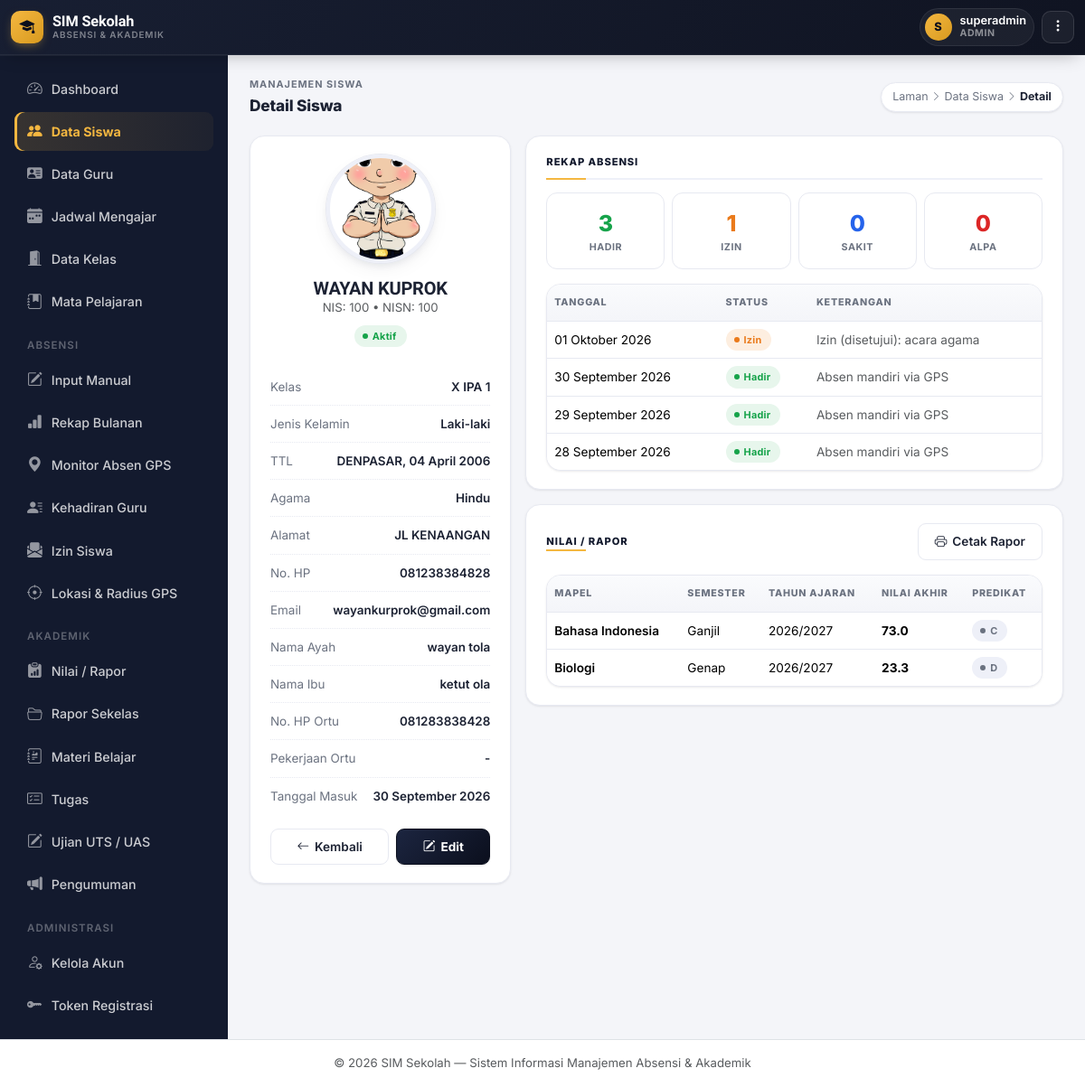
Page /siswa/detail.php?id=1 (signed in) on the committed database.
### tables this page shows
CREATE TABLE `siswa` (
  `id` int NOT NULL,
  `nis` varchar(20) NOT NULL,
  `nisn` varchar(20) DEFAULT NULL,
  `nama_lengkap` varchar(100) NOT NULL,
  `jenis_kelamin` enum('L','P') NOT NULL,
  `tempat_lahir` varchar(50) DEFAULT NULL,
  `tanggal_lahir` date DEFAULT NULL,
  `agama` varchar(30) DEFAULT NULL,
  `alamat` text,
  `no_hp` varchar(20) DEFAULT NULL,
  `email` varchar(100) DEFAULT NULL,
  `nama_ayah` varchar(100) DEFAULT NULL,
  `nama_ibu` varchar(100) DEFAULT NULL,
  `no_hp_ortu` varchar(20) DEFAULT NULL,
  `pekerjaan_ortu` varchar(50) DEFAULT NULL,
  `foto` varchar(255) DEFAULT NULL,
  `kelas_id` int DEFAULT NULL,
  `status` enum('Aktif','Pindah','Lulus','Keluar') DEFAULT 'Aktif',
  `tanggal_masuk` date DEFAULT NULL,
  `created_at` timestamp NULL DEFAULT CURRENT_TIMESTAMP
);

CREATE TABLE `kelas` (
  `id` int NOT NULL,
  `nama_kelas` varchar(50) NOT NULL,
  `tingkat` varchar(10) NOT NULL,
  `jurusan` varchar(50) DEFAULT NULL,
  `wali_kelas` varchar(100) DEFAULT NULL,
  `wali_kelas_user_id` int DEFAULT NULL,
  `tahun_ajaran` varchar(20) NOT NULL,
  `created_at` timestamp NULL DEFAULT CURRENT_TIMESTAMP
);

CREATE TABLE `absensi` (
  `id` int NOT NULL,
  `siswa_id` int NOT NULL,
  `kelas_id` int NOT NULL,
  `tanggal` date NOT NULL,
  `status` enum('Hadir','Izin','Sakit','Alpa') NOT NULL DEFAULT 'Hadir',
  `jam_pulang` time DEFAULT NULL,
  `latitude_pulang` decimal(10,7) DEFAULT NULL,
  `longitude_pulang` decimal(10,7) DEFAULT NULL,
  `keterangan` varchar(255) DEFAULT NULL,
  `input_oleh` varchar(100) DEFAULT NULL,
  `created_at` timestamp NULL DEFAULT CURRENT_TIMESTAMP,
  `jarak_pulang_meter` decimal(10,2) DEFAULT NULL
);

CREATE TABLE `nilai` (
  `id` int NOT NULL,
  `siswa_id` int NOT NULL,
  `mapel_id` int NOT NULL,
  `semester` enum('Ganjil','Genap') NOT NULL,
  `tahun_ajaran` varchar(20) NOT NULL,
  `nilai_tugas` decimal(5,2) DEFAULT '0.00',
  `nilai_uts` decimal(5,2) DEFAULT '0.00',
  `nilai_uas` decimal(5,2) DEFAULT '0.00',
  `nilai_akhir` decimal(5,2) DEFAULT '0.00',
  `predikat` varchar(5) DEFAULT NULL,
  `catatan` varchar(255) DEFAULT NULL,
  `created_at` timestamp NULL DEFAULT CURRENT_TIMESTAMP
);

CREATE TABLE `mata_pelajaran` (
  `id` int NOT NULL,
  `kode_mapel` varchar(20) DEFAULT NULL,
  `nama_mapel` varchar(100) NOT NULL,
  `kkm` int DEFAULT '75'
);

### includes/functions.php (called while the page is built, shortened)
<?php
function clean($str) {
    return htmlspecialchars(trim($str ?? ''), ENT_QUOTES, 'UTF-8');
}
function formatTanggalIndo($tanggal) {
    $bulan = ['01'=>'Januari','02'=>'Februari','03'=>'Maret','04'=>'April','05'=>'Mei','06'=>'Juni',
              '07'=>'Juli','08'=>'Agustus','09'=>'September','10'=>'Oktober','11'=>'November','12'=>'Desember'];
    $d = date('d', strtotime($tanggal));
    $m = date('m', strtotime($tanggal));
    $y = date('Y', strtotime($tanggal));
    return "{$d} {$bulan[$m]} {$y}";
}

### includes/auth.php (called while the page is built, shortened)
<?php
require_once __DIR__ . '/functions.php';
function currentUser() {
    return [
        'id'       => $_SESSION['user_id'] ?? null,
        'nama'     => $_SESSION['user_nama'] ?? '',
        'role'     => $_SESSION['user_role'] ?? '',
        'siswa_id' => $_SESSION['user_siswa_id'] ?? null,
    ];
}

### siswa/detail.php (the view, shortened to what this page needs)
<?php
require_once __DIR__ . '/../includes/auth.php';
$id = (int)($_GET['id'] ?? 0);
$stmt = $pdo->prepare("SELECT s.*, k.nama_kelas FROM siswa s LEFT JOIN kelas k ON s.kelas_id = k.id WHERE s.id = ?");
$stmt->execute([$id]);
$siswa = $stmt->fetch();
$stmt = $pdo->prepare("SELECT status, COUNT(*) c FROM absensi WHERE siswa_id = ? GROUP BY status");
$stmt->execute([$id]);
$rekapAbsen = ['Hadir'=>0,'Izin'=>0,'Sakit'=>0,'Alpa'=>0];
foreach ($stmt->fetchAll() as $r) { $rekapAbsen[$r['status']] = $r['c']; }
$stmt = $pdo->prepare("SELECT * FROM absensi WHERE siswa_id = ? ORDER BY tanggal DESC LIMIT 10");
$stmt->execute([$id]);
$riwayatAbsen = $stmt->fetchAll();
$stmt = $pdo->prepare("
    SELECT n.*, m.nama_mapel FROM nilai n
    JOIN mata_pelajaran m ON n.mapel_id = m.id
    WHERE n.siswa_id = ?
    ORDER BY n.tahun_ajaran DESC, n.semester, m.nama_mapel
");
$stmt->execute([$id]);
$nilaiList = $stmt->fetchAll();
include __DIR__ . '/../includes/header.php';
?>
<div class="gv-topline">
  <div class="gv-title">
    <small>Manajemen Siswa</small>
    Detail Siswa
  </div>
  <span class="gv-crumb"><a href="<?= BASE_URL ?>/index.php">Laman</a> <i class="bi bi-chevron-right small"></i> <a href="list.php">Data Siswa</a> <i class="bi bi-chevron-right small"></i> <b>Detail</b></span>
</div>
<div class="row g-3">
  <div class="col-lg-4">
    <div class="gv-card text-center">
      <img src="<?= !empty($siswa['foto']) ? BASE_URL.'/uploads/foto_siswa/'.clean($siswa['foto']) : 'https://ui-avatars.com/api/?size=200&name='.urlencode($siswa['nama_lengkap']) ?>" class="gv-profile-photo mx-auto mb-3">
      <h5 class="fw-bold mb-0"><?= clean($siswa['nama_lengkap']) ?></h5>
      <div class="text-muted small mb-2">NIS: <?= clean($siswa['nis']) ?> <?= $siswa['nisn'] ? '&bull; NISN: '.clean($siswa['nisn']) : '' ?></div>
      <span class="gv-pill <?= $siswa['status']==='Aktif' ? 'good' : 'neutral' ?> mb-3"><?= clean($siswa['status']) ?></span>
      <div class="text-start mt-2">
        <div class="gv-info-row"><span class="k">Kelas</span><span class="v"><?= clean($siswa['nama_kelas'] ?? '-') ?></span></div>
        <div class="gv-info-row"><span class="k">Jenis Kelamin</span><span class="v"><?= $siswa['jenis_kelamin']==='L'?'Laki-laki':'Perempuan' ?></span></div>
        <div class="gv-info-row"><span class="k">TTL</span><span class="v"><?= clean($siswa['tempat_lahir'] ?: '-') ?>, <?= formatTanggalIndo($siswa['tanggal_lahir']) ?></span></div>
        <div class="gv-info-row"><span class="k">Agama</span><span class="v"><?= clean($siswa['agama'] ?: '-') ?></span></div>
        <div class="gv-info-row"><span class="k">Alamat</span><span class="v"><?= nl2br(clean($siswa['alamat'] ?: '-')) ?></span></div>
        <div class="gv-info-row"><span class="k">No. HP</span><span class="v"><?= clean($siswa['no_hp'] ?: '-') ?></span></div>
        <div class="gv-info-row"><span class="k">Email</span><span class="v"><?= clean($siswa['email'] ?: '-') ?></span></div>
        <div class="gv-info-row"><span class="k">Nama Ayah</span><span class="v"><?= clean($siswa['nama_ayah'] ?: '-') ?></span></div>
        <div class="gv-info-row"><span class="k">Nama Ibu</span><span class="v"><?= clean($siswa['nama_ibu'] ?: '-') ?></span></div>
        <div class="gv-info-row"><span class="k">No. HP Ortu</span><span class="v"><?= clean($siswa['no_hp_ortu'] ?: '-') ?></span></div>
        <div class="gv-info-row"><span class="k">Pekerjaan Ortu</span><span class="v"><?= clean($siswa['pekerjaan_ortu'] ?: '-') ?></span></div>
        <div class="gv-info-row"><span class="k">Tanggal Masuk</span><span class="v"><?= formatTanggalIndo($siswa['tanggal_masuk']) ?></span></div>
      </div>
      <div class="d-flex gap-2 mt-3">
        <a href="list.php" class="gv-btn-outline flex-grow-1"><i class="bi bi-arrow-left"></i> Kembali</a>
        <?php if (currentUser()['role'] !== 'wali_kelas'): ?>
        <a href="edit.php?id=<?= $siswa['id'] ?>" class="gv-btn flex-grow-1"><i class="bi bi-pencil-square"></i> Edit</a>
        <?php endif; ?>
      </div>
    </div>
  </div>
  <div class="col-lg-8">
    <div class="gv-card mb-3">
      <div class="gv-section-label">Rekap Absensi</div>
      <div class="row g-2 mb-3">
        <div class="col-3"><div class="gv-mini-stat"><div class="num" style="color:var(--good);"><?= $rekapAbsen['Hadir'] ?></div><div class="lbl">Hadir</div></div></div>
        <div class="col-3"><div class="gv-mini-stat"><div class="num" style="color:var(--warn);"><?= $rekapAbsen['Izin'] ?></div><div class="lbl">Izin</div></div></div>
        <div class="col-3"><div class="gv-mini-stat"><div class="num" style="color:var(--info);"><?= $rekapAbsen['Sakit'] ?></div><div class="lbl">Sakit</div></div></div>
        <div class="col-3"><div class="gv-mini-stat"><div class="num" style="color:var(--bad);"><?= $rekapAbsen['Alpa'] ?></div><div class="lbl">Alpa</div></div></div>
      </div>
      <div class="gv-table-wrap">
        <div class="table-responsive">
          <table class="table mb-0 gv-table-desktop">
            <thead><tr><th>Tanggal</th><th>Status</th><th>Keterangan</th></tr></thead>
            <tbody>
              <?php foreach ($riwayatAbsen as $a):
                $pillMap = ['Hadir'=>'good','Izin'=>'warn','Sakit'=>'info','Alpa'=>'bad'];
              ?>
              <tr>
                <td><?= formatTanggalIndo($a['tanggal']) ?></td>
                <td><span class="gv-pill <?= $pillMap[$a['status']] ?? 'neutral' ?>"><?= clean($a['status']) ?></span></td>
                <td class="text-muted"><?= clean($a['keterangan'] ?: '-') ?></td>
              </tr>
              <?php endforeach; ?>
            </tbody>
          </table>
        </div>
      </div>
    </div>
    <div class="gv-card">
      <div class="d-flex justify-content-between align-items-center">
        <div class="gv-section-label mb-0" style="border-bottom:none; padding-bottom:0;">Nilai / Rapor</div>
        <a href="<?= BASE_URL ?>/nilai/rapor.php?siswa_id=<?= $siswa['id'] ?>" class="gv-btn-outline"><i class="bi bi-printer"></i> Cetak Rapor</a>
      </div>
      <div class="gv-table-wrap mt-3">
        <div class="table-responsive">
          <table class="table mb-0 gv-table-desktop">
            <thead><tr><th>Mapel</th><th>Semester</th><th>Tahun Ajaran</th><th>Nilai Akhir</th><th>Predikat</th></tr></thead>
            <tbody>
              <?php foreach ($nilaiList as $n): ?>
              <tr>
                <td class="fw-semibold"><?= clean($n['nama_mapel']) ?></td>
                <td><?= clean($n['semester']) ?></td>
                <td><?= clean($n['tahun_ajaran']) ?></td>
                <td class="fw-bold"><?= number_format($n['nilai_akhir'],1) ?></td>
                <td><span class="gv-pill neutral"><?= clean($n['predikat']) ?></span></td>
              </tr>
              <?php endforeach; ?>
            </tbody>
          </table>
        </div>
      </div>
    </div>
  </div>
</div>
<?php include __DIR__ . '/../includes/footer.php'; ?>

### assets/css/style.css (style rules this page uses)
:root { --ink: #14173A; --ink-soft: #565B82; --bg: #F1F3FA; --surface: #FFFFFF; --line: #E4E7F2; --brand: #4338CA; --brand-2: #6D28D9; --brand-soft: #EEECFD; --gps: #0D9488; --gps-2: #0EA5A4; --gps-soft: #E1F5F3; --good: #16A34A; --good-soft: #E7F7ED; --warn: #D97706; --warn-soft: #FEF3E1; --bad: #DC2626; --bad-soft: #FCE8E7; --info: #2563EB; --info-soft: #E8EEFD; --radius-lg: 20px; --radius-md: 14px; --radius-sm: 9px; --shadow-1: 0 1px 2px rgba(20,23,58,.04), 0 8px 24px -12px rgba(20,23,58,.10); --shadow-2: 0 4px 10px rgba(20,23,58,.06), 0 16px 40px -16px rgba(20,23,58,.18); }
* { box-sizing: border-box; }
body { background: var(--bg); color: var(--ink); font-family: 'Inter', system-ui, sans-serif; font-size: .945rem; -webkit-font-smoothing: antialiased; }
h1, h2, h3, h4, h5, h6, .font-display { font-family: 'Sora', 'Inter', sans-serif; letter-spacing: -0.01em; color: var(--ink); }
a { text-decoration: none; }
small, .small { color: var(--ink-soft); }
.table { font-size: .87rem; }
.table thead th { font-size: .74rem; text-transform: uppercase; letter-spacing: .04em; color: var(--ink-soft); border-bottom: 1px solid var(--line); font-weight: 600; }
.table td, .table th { vertical-align: middle; }

### siswa/detail.php (style rules this page uses)
html, body { height: auto !important; min-height: 100%; overflow-x: hidden; overflow-y: auto !important; }
.row.g-3 { padding-bottom: 90px; }

### rows in the picture
siswa: foto (picture), nama_lengkap "WAYAN KUPROK", nis "100", nisn "100", status "Aktif", kelas.nama_kelas "X IPA 1", tempat_lahir "DENPASAR", tanggal_lahir "04 April 2006", agama "Hindu", alamat "JL KENAANGAN", no_hp "081238384828", email "wayankurprok@gmail.com", nama_ayah "wayan tola", nama_ibu "ketut ola", no_hp_ortu "081283838428", pekerjaan_ortu "-", tanggal_masuk "30 September 2026"
absensi: tanggal "01 Oktober 2026", status "Izin", keterangan "Izin (disetujui): acara agama"
absensi: tanggal "30 September 2026", status "Hadir", keterangan "Absen mandiri via GPS"
absensi: tanggal "29 September 2026", status "Hadir", keterangan "Absen mandiri via GPS"
absensi: tanggal "28 September 2026", status "Hadir", keterangan "Absen mandiri via GPS"
nilai: mapel.nama_mapel "Bahasa Indonesia", semester "Ganjil", tahun_ajaran "2026/2027", nilai_akhir "73.0", predikat "C"
nilai: mapel.nama_mapel "Biologi", semester "Genap", tahun_ajaran "2026/2027", nilai_akhir "23.3", predikat "D"

### other values in the picture
$inisial "S"
$namaNow "superadmin"
$roleLabel "ADMIN"
$labelMenuIzin "Izin Siswa"
$rekapAbsen['Hadir'] "3"
$rekapAbsen['Izin'] "1"
$rekapAbsen['Sakit'] "0"
$rekapAbsen['Alpa'] "0"
